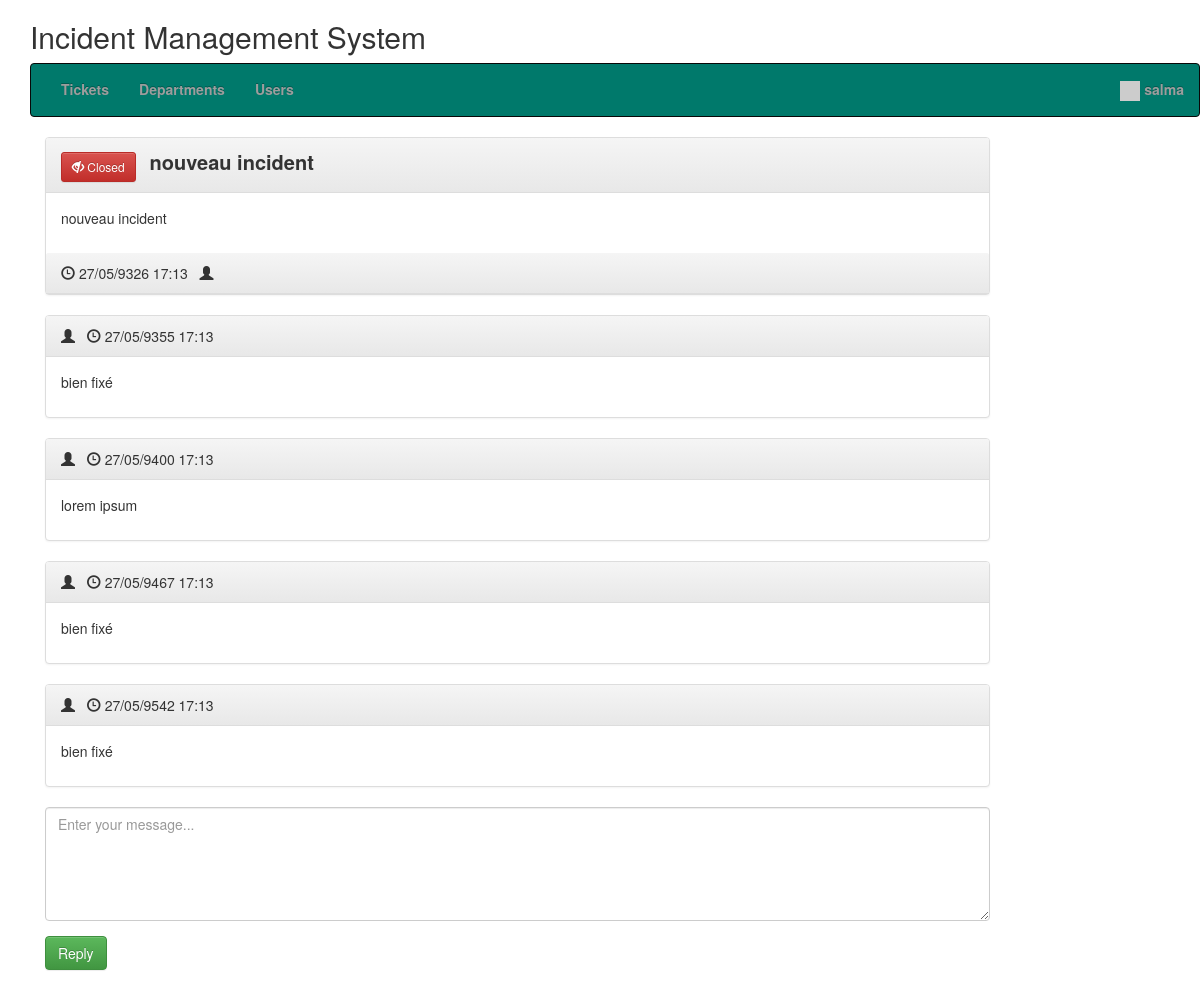
Page /view_ticket.php?id=6620db4e5fa24 (signed in) on the committed database.
### tables this page shows
CREATE TABLE `hd_users` (
  `id` int(11) NOT NULL,
  `email` varchar(250) NOT NULL,
  `password` varchar(250) NOT NULL,
  `create_date` datetime NOT NULL DEFAULT current_timestamp(),
  `name` varchar(250) NOT NULL,
  `user_type` enum('admin','user') NOT NULL,
  `status` int(11) NOT NULL
);

CREATE TABLE `hd_tickets` (
  `id` int(11) NOT NULL,
  `uniqid` varchar(20) NOT NULL,
  `user` int(11) NOT NULL,
  `title` varchar(250) NOT NULL,
  `init_msg` text NOT NULL,
  `department` int(11) NOT NULL,
  `date` varchar(250) NOT NULL,
  `last_reply` int(11) NOT NULL,
  `user_read` int(11) NOT NULL,
  `admin_read` int(11) NOT NULL,
  `resolved` int(11) NOT NULL,
  `requestor_name` varchar(30) NOT NULL
);

CREATE TABLE `hd_ticket_replies` (
  `id` int(11) NOT NULL,
  `user` int(11) NOT NULL,
  `text` text NOT NULL,
  `ticket_id` text NOT NULL,
  `date` varchar(20) NOT NULL,
  `date_created` datetime NOT NULL
);

### class/Database.php (called while the page is built)
<?php
class Database {
    public function dbConnect() {
        static $DBH = null;
        if (is_null($DBH)) {
			$connection = new mysqli(HOST, USER, PASSWORD, DATABASE);
			if($connection->connect_error){
				die("Error failed to connect to MySQL: " . $connection->connect_error);
			} else {
				$DBH = $connection;
			}
        }
        return $DBH;
    }
}

### init.php (called while the page is built, shortened)
<?php
require 'class/Database.php';
require 'class/Users.php';
require 'class/Tickets.php';
$users = new Users;
$tickets = new Tickets;
?>

### class/Users.php (called while the page is built, shortened)
<?php
class Users extends Database {
	private $userTable = 'hd_users';
	private $dbConnect = false;
	public function __construct(){
        $this->dbConnect = $this->dbConnect();
    }
	public function getUserInfo() {
		if(!empty($_SESSION["userid"])) {
			$sqlQuery = "SELECT * FROM ".$this->userTable."
				WHERE id ='".$_SESSION["userid"]."'";
			$result = mysqli_query($this->dbConnect, $sqlQuery);
			$userDetails = mysqli_fetch_assoc($result);
			return $userDetails;
		}
	}
}

### class/Tickets.php (called while the page is built, shortened)
<?php
class Tickets extends Database {
    private $ticketTable = 'hd_tickets';
	private $ticketRepliesTable = 'hd_ticket_replies';
	private $dbConnect = false;
	public function __construct(){
        $this->dbConnect = $this->dbConnect();
    }
    public function ticketInfo($id) {
		$sqlQuery = "SELECT t.id, t.uniqid, t.title, t.user, t.init_msg as message, t.date, t.last_reply, t.resolved, u.name as creater, d.name as department
			FROM ".$this->ticketTable." t
			LEFT JOIN hd_users u ON t.user = u.id
			LEFT JOIN hd_departments d ON t.department = d.id
			WHERE t.uniqid = '".$id."'";
		$result = mysqli_query($this->dbConnect, $sqlQuery);
        $tickets = mysqli_fetch_assoc($result);
        return $tickets;
    }
	public function getTicketReplies($id) {
		$sqlQuery = "SELECT r.id, r.text as message, r.date, u.name as creater, d.name as department, u.user_type
			FROM ".$this->ticketRepliesTable." r
			LEFT JOIN ".$this->ticketTable." t ON r.ticket_id = t.id
			LEFT JOIN hd_users u ON r.user = u.id
			LEFT JOIN hd_departments d ON t.department = d.id
			WHERE r.ticket_id = '".$id."'";
		$result = mysqli_query($this->dbConnect, $sqlQuery);
       	$data= array();
		while ($row = mysqli_fetch_array($result, MYSQLI_ASSOC)) {
			$data[]=$row;
		}
        return $data;
    }
	public function updateTicketReadStatus($ticketId) {
		$updateField = '';
		if(isset($_SESSION["admin"])) {
			$updateField = "admin_read = '1'";
		} else {
			$updateField = "user_read = '1'";
		}
		$updateTicket = "UPDATE ".$this->ticketTable."
			SET $updateField
			WHERE id = '".$ticketId."'";
		mysqli_query($this->dbConnect, $updateTicket);
	}
}

### view_ticket.php (the view, shortened to what this page needs)
<?php
include 'init.php';
include('inc/header.php');
$ticketDetails = $tickets->ticketInfo($_GET['id']);
$ticketReplies = $tickets->getTicketReplies($ticketDetails['id']);
$user = $users->getUserInfo();
?>
<link rel="stylesheet" href="css/style.css" />
<?php include('inc/container.php');?>
<div class="container">
	<div class="row home-sections">
	<h2>Incident Management System</h2>
	<?php include('menus.php'); ?>
	</div>
	<section class="comment-list">
		<article class="row">
			<div class="col-md-10 col-sm-10">
				<div class="panel panel-default arrow left">
					<div class="panel-heading right">
					<?php if($ticketDetails['resolved']) { ?>
					<button type="button" class="btn btn-danger btn-sm">
					  <span class="glyphicon glyphicon-eye-close"></span> Closed
					</button>
					<?php } else { ?>
					<button type="button" class="btn btn-success btn-sm">
					  <span class="glyphicon glyphicon-eye-open"></span> Open
					</button>
					<?php } ?>
					<span class="ticket-title"><?php echo $ticketDetails['title']; ?></span>
					</div>
					<div class="panel-body">
						<div class="comment-post">
						<p>
						<?php echo $ticketDetails['message']; ?>
						</p>
						</div>
					</div>
					<div class="panel-heading right">
						<span class="glyphicon glyphicon-time"></span>
						<time class="comment-date" datetime="<?php echo date('Y-m-d H:i:s', strtotime($ticketDetails['date'])); ?>">
						<i class="fa fa-clock-o"></i> <?php echo date('d/m/Y H:i', strtotime($ticketDetails['date'])); ?>
						</time>
						&nbsp;&nbsp;<span class="glyphicon glyphicon-user"></span> <?php echo $ticketDetails['creater']; ?>
					</div>
				</div>
			</div>
		</article>
		<?php foreach ($ticketReplies as $replies) { ?>
			<article class="row">
				<div class="col-md-10 col-sm-10">
					<div class="panel panel-default arrow right">
						<div class="panel-heading">
							<?php if($replies['user_type'] == 'admin') { ?>
								<span class="glyphicon glyphicon-user"></span>
							<?php } else { ?>
								<span class="glyphicon glyphicon-user"></span> <?php echo $ticketDetails['creater']; ?>
							<?php } ?>
							&nbsp;&nbsp;<span class="glyphicon glyphicon-time"></span>
							<time class="comment-date" datetime="<?php echo date('Y-m-d H:i:s', strtotime($replies['date'])); ?>">
							<i class="fa fa-clock-o"></i> <?php echo date('d/m/Y H:i', strtotime($replies['date'])); ?></time>
						</div>
						<div class="panel-body">
							<div class="comment-post">
							<p>
							<?php echo $replies['message']; ?>
							</p>
							</div>
						</div>
					</div>
				</div>
			</article>
		<?php } ?>
		<form method="post" id="ticketReply">
			<article class="row">
				<div class="col-md-10 col-sm-10">
					<div class="form-group">
						<textarea class="form-control" rows="5" id="message" name="message"
						placeholder="Enter your message..." required></textarea>
					</div>
			</div>
			</article>
			<article class="row">
				<div class="col-md-10 col-sm-10">
					<div class="form-group">
						<input type="submit" name="reply" id="reply" class="btn btn-success" value="Reply" />
					</div>
				</div>
			</article>
		</form>
	</section>
</div>
<?php include('inc/footer.php');?>

### menus.php (shortened to what this page needs)
<nav class="navbar navbar-inverse" style="background:#00796B;color:#f6f8f9;font-weight:bold;">
	<div class="container-fluid">
		<ul class="nav navbar-nav menus">
			<li id="ticket"><a href="ticket.php" >Tickets</a></li>
			<?php if(isset($_SESSION["admin"])) { ?>
				<li id="department"><a href="department.php" >Departments</a></li>
				<li id="user"><a href="user.php" >Users</a></li>
			<?php } ?>
		</ul>
		<ul class="nav navbar-nav navbar-right">
			<li class="dropdown">
				<a href="#" class="dropdown-toggle" data-toggle="dropdown"><span class="label label-pill label-danger count"></span>
				<img src="//gravatar.com/avatar/<?php echo md5($user['email']); ?>?s=100" width="20px">&nbsp;<?php if(isset($_SESSION["userid"])) { echo $user['name']; } ?></a>
			</li>
		</ul>
	</div>
</nav>

### css/style.css (style rules this page uses)
.ticket-title { font-weight:bold; font-size:20px; margin-left:10px; }

### rows in the picture
hd_users: name "salma"
hd_tickets: title "nouveau incident", init_msg "nouveau incident", date "27/05/9326 17:13"
hd_ticket_replies: date "27/05/9355 17:13", text "bien fixé"
hd_ticket_replies: date "27/05/9400 17:13", text "lorem ipsum"
hd_ticket_replies: date "27/05/9467 17:13", text "bien fixé"
hd_ticket_replies: date "27/05/9542 17:13", text "bien fixé"
